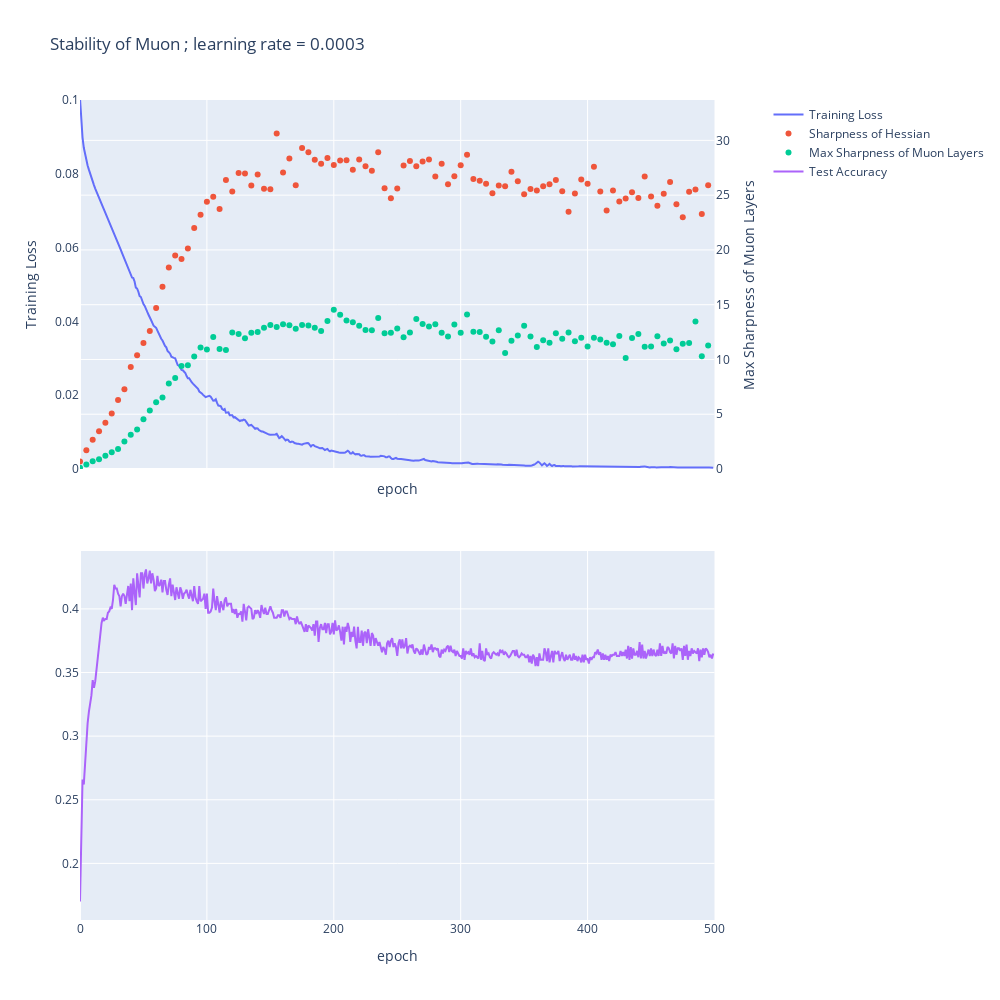

Here is the notebook cell this chart was saved with:
### Code cell
plot_output_data(md, out, model_id=103)

### Figure 1 — Plotly figure (JSON) as saved in the notebook; plotly's stock layout.template omitted (floating-point values rounded to 4 significant figures; data arrays with more than 128 entries replaced by an {"elided": "..."} marker saying what was removed)
{"data": [{"line": {"width": 2}, "name": "Training Loss", "type": "scatter", "x": {"elided": "500 int values"}, "xaxis": "x", "y": {"elided": "500 float values"}, "yaxis": "y"}, {"line": {"width": 2}, "mode": "markers", "name": "Sharpness of Hessian", "type": "scatter", "x": {"elided": "500 int values"}, "xaxis": "x", "y": {"elided": "500 float values"}, "yaxis": "y2"}, {"line": {"width": 2}, "mode": "markers", "name": "Max Sharpness of Muon Layers", "type": "scatter", "x": {"elided": "500 int values"}, "xaxis": "x", "y": {"elided": "500 float values"}, "yaxis": "y2"}, {"line": {"width": 2}, "name": "Test Accuracy", "type": "scatter", "x": {"elided": "500 int values"}, "xaxis": "x2", "y": {"elided": "500 float values"}, "yaxis": "y3"}], "layout": {"height": 1000, "shapes": [{"line": {"color": "black", "dash": "dash"}, "type": "line", "x0": 0, "x1": 1, "xref": "x domain", "y0": 126700.0, "y1": 126700.0, "yref": "y2"}], "title": {"text": "Stability of Muon ; learning rate = 0.0003"}, "width": 1000, "xaxis": {"anchor": "y", "domain": [0, 0.94], "matches": "x2", "range": [0, 500], "showticklabels": false, "title": {"text": "epoch"}}, "xaxis2": {"anchor": "y3", "domain": [0, 0.94], "range": [0, 500], "title": {"text": "epoch"}}, "yaxis": {"anchor": "x", "domain": [0.55, 1], "range": [0, 0.1], "showgrid": false, "title": {"text": "Training Loss"}}, "yaxis2": {"anchor": "x", "overlaying": "y", "range": [0, 33.69], "side": "right", "title": {"text": "Max Sharpness of Muon Layers"}}, "yaxis3": {"anchor": "x2", "domain": [0, 0.45]}, "yaxis4": {"anchor": "x2", "overlaying": "y3", "side": "right"}}}
